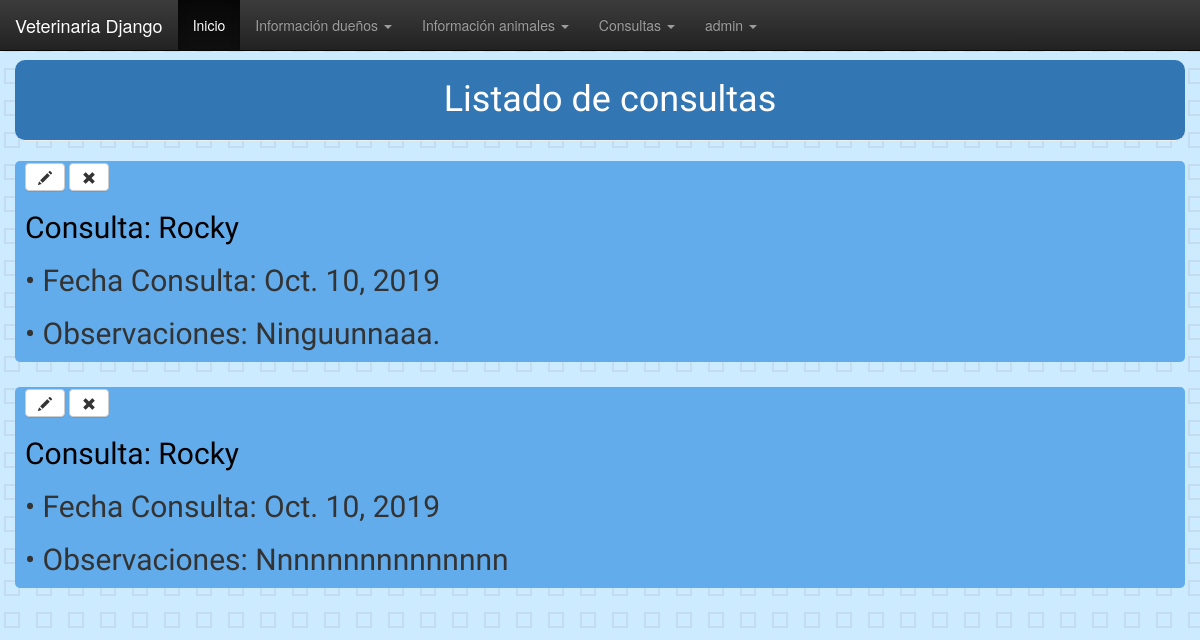
The app's page /persona/consulta/ (signed in), older data.
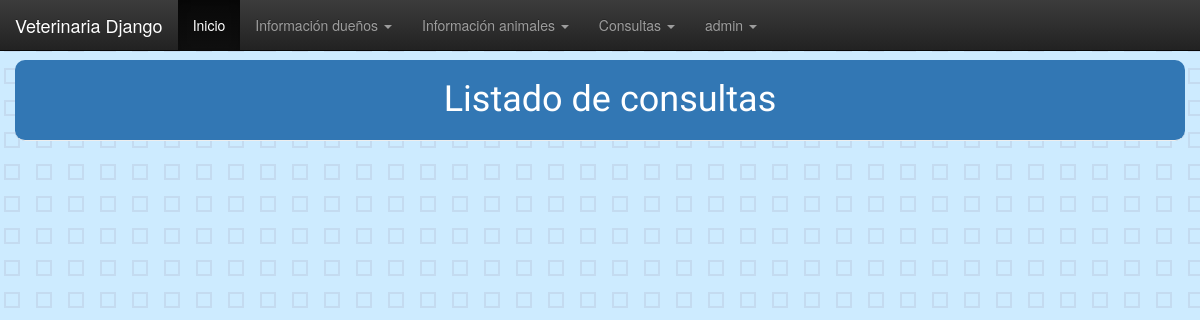
The same page, newer data.
### persona/models.py (models this page shows)
class Consulta(models.Model):
    idAnimal = models.ForeignKey(Animal, on_delete=models.CASCADE)
    sintomas = models.TextField()
    observaciones = models.TextField()
    diagnostico = models.TextField()
    fechaConsulta = models.DateField('Fecha Consulta:', null=True)
    receta = models.ManyToManyField(Medicina, through='Medicacion')

class Animal(models.Model):
    idTipoAnimal = models.OneToOneField(TipoAnimal, on_delete = models.CASCADE)
    idDueno = models.OneToOneField(Persona, on_delete = models.CASCADE, null = True)
    nombreAnimal = models.CharField(max_length=50)
    fechaNacimiento = models.DateField('Fecha de Nacimiento')
    raza = models.CharField(max_length=50)
    sexo = models.CharField(max_length=50)
    peso = models.DecimalField(max_digits=5, decimal_places=2)
    observaciones = models.TextField()
    def __str__(self):
        return self.nombreAnimal

### persona/views.py (the view)
# urls.py: path('consulta/', views.lista_consultas, name="lista_consultas"),
@login_required
def lista_consultas(request):
    consultas = Consulta.objects.all()
    return render(request, 'persona/lista_consultas.html', {'consultas':consultas})

### persona/templates/persona/lista_consultas.html
{% extends 'persona/base.html' %}
{% block content %}
<h1 class="page-header">Listado de consultas</h1>
  {% for consulta in consultas %}
  <div class="post">
      <a class="btn btn-default" href="{% url 'consulta_edit' pk=consulta.pk %}"><span class="glyphicon glyphicon-pencil"></span></a>
      <a title="Eliminar registro" class="btn btn-default" href="{% url 'consulta_delete' pk=consulta.pk %}"><span class="glyphicon glyphicon-remove"></span></a>
      <h2><a href="{% url 'detalle_consulta' pk=consulta.pk %}">Consulta: {{consulta.idAnimal}}</a></h2>
      <h2>• Fecha Consulta: {{consulta.fechaConsulta}}</h2>
      <h2>• Observaciones: {{consulta.observaciones}}</h2>
  </div>
  {% endfor %}
{% endblock %}

### persona/templates/persona/base.html (shortened to what this page needs)
{% load static %}
<head>
  <link rel="stylesheet" href="//maxcdn.bootstrapcdn.com/bootstrap/3.2.0/css/bootstrap.min.css">
  <link rel="stylesheet" href="//maxcdn.bootstrapcdn.com/bootstrap/3.2.0/css/bootstrap-theme.min.css">
  <link rel="stylesheet" href="https://maxcdn.bootstrapcdn.com/bootstrap/3.4.0/css/bootstrap.min.css">
  <link rel="stylesheet" href="{% static 'css/general.css' %}">
</head>
<html>
    <head>
    </head>
    <body>
            <nav class="navbar navbar-inverse navbar-fixed-top">
              <div class="container-fluid">
                <div class="navbar-header">
                  <a class="navbar-brand" href="#">Veterinaria Django</a>
                </div>
                {% if user.is_authenticated %}
                <ul class="nav navbar-nav">
                  <li class="active"><a href="#">Inicio</a></li>
                  <li class="dropdown">
                    <a class="dropdown-toggle" data-toggle="dropdown">Información dueños
                    <span class="caret"></span></a>
                  </li>
                  <li class="dropdown">
                    <a class="dropdown-toggle" data-toggle="dropdown" href="#">Información animales
                    <span class="caret"></span></a>
                  </li>
                  <li class="dropdown">
                      <a class="dropdown-toggle" data-toggle="dropdown" href="#">Consultas
                      <span class="caret"></span></a>
                    </li>
                  <li class="dropdown">
                    <a class="dropdown-toggle" data-toggle="dropdown" href="#">{{ user.username }}
                        <span class="caret"></span></a>
                      </li>
                </ul>
                {% else %}
                <a href="{% url 'login' %}" class="top-menu"><span class="glyphicon glyphicon-lock"></span></a>
                {% endif %}
              </div>
            </nav>
        <br><br><br>
        <div class="container">
          <div class="row justify-content-center">
            <div>
              {%  block content %}
              {%  endblock %}
            </div>
          </div>
        </div>
    </body>
</html>

Row changes from the older to the newer data that the page shows:
removed Consulta: idAnimal "Rocky", fechaConsulta "Oct. 10, 2019", observaciones "Ninguunnaaa."
removed Consulta: idAnimal "Rocky", fechaConsulta "Oct. 10, 2019", observaciones "Nnnnnnnnnnnnnnn"
